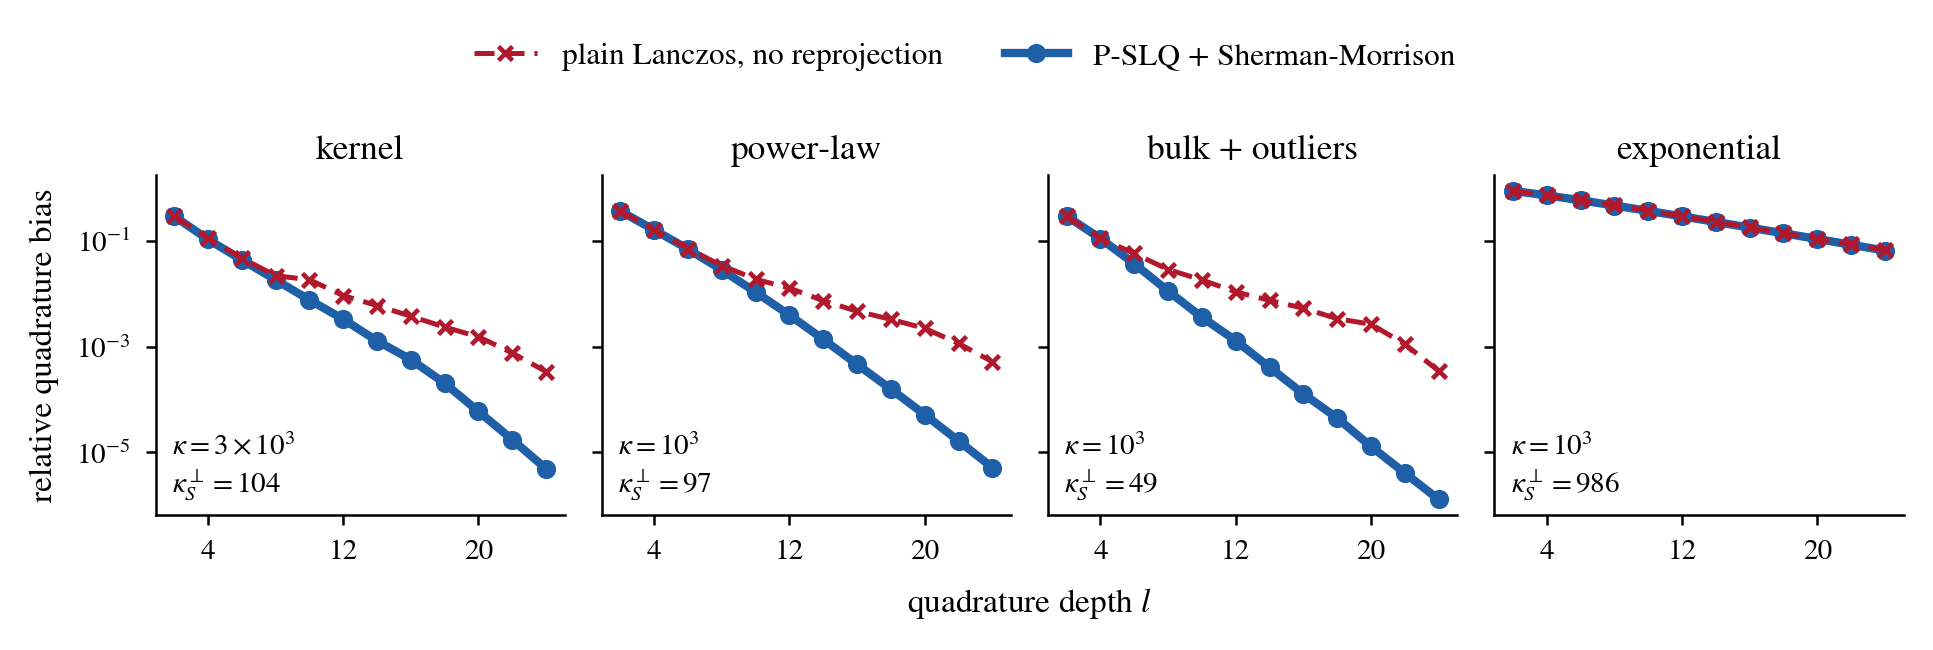

Write the Python code that produced this figure.
#!/usr/bin/env python3
r"""Figure 2, redone with matched targets (reviewer item 2).

The original figure compared naive SLQ against tr(T_perp^{-1}).  That was the
wrong reference.  For a projected probe u = P_perp xi, plain Lanczos on A
approximates u^T A^{-1} u, and

    E[u^T A^{-1} u] = tr(P_perp A^{-1} P_perp) = tr(S_perp^{-1})

by Lemma 7(ii).  So naive SLQ is an estimator of the COUPLING-CORRECTED trace,
not a corrupted estimator of tr(T_perp^{-1}).  The gap in the old figure was
tr(S_perp^{-1}) - tr(T_perp^{-1}) >= 0, not drift.

Here both methods estimate the same quantity, tr(S_perp^{-1}):
    naive SLQ           : Lanczos on A from u, no reprojection
    P-SLQ + SM          : reprojected Lanczos -> tr(T_perp^{-1}), then the
                          Sherman-Morrison correction from one boundary probe

QUADRATURE bias is isolated from Monte Carlo noise by comparing each probe's
quadrature value with the exact quadratic form of the SAME probe.  The same
probes are used for both methods.

Also checked: Theta_gamma (boundary tridiagonal with gamma removed from its
(1,1) entry) equals the Lanczos matrix of S_perp started at e_1 -- the
reviewer's observation that makes the separate CG solve unnecessary.
"""
import numpy as np
from pslq_core import (test_matrix, lanczos, lanczos_tridiag, quad,
                       exact_pieces)

D, M, N, LMAX = 1000, 20, 300, 24
LS = list(range(2, LMAX + 1, 2))
KINDS = ["power-law", "exponential", "bulk+outliers", "kernel"]


def run(kind, seed=0):
    rng = np.random.default_rng(seed)
    A = test_matrix(kind, D, rng)
    Ainv = np.linalg.inv(A)
    Q, T, bm, qn = lanczos(A, rng.standard_normal(D), M)
    ex = exact_pieces(A, Q, T, bm, qn)
    P = lambda z: z - Q @ (Q.T @ z)
    Aperp_pinv = ex["Qp"] @ ex["Tpi"] @ ex["Qp"].T
    trS, trT = ex["trS"], np.trace(ex["Tpi"])

    # Theta_gamma == Lanczos matrix of S_perp from e1 ?
    th, _, _ = lanczos_tridiag(A, qn, 12, P=P)
    thg = th.copy(); thg[0, 0] -= ex["gamma"]
    e1 = np.zeros(D - M); e1[0] = 1.0
    ts, _, _ = lanczos_tridiag(ex["S"], e1, 12)
    theta_check = np.abs(thg - ts).max() / np.abs(ts).max()

    # boundary probe at full depth, sliced per l
    thL, _, _ = lanczos_tridiag(A, qn, LMAX, P=P)
    g = ex["gamma"]
    sm_exact = g * (ex["Tpi"] @ ex["Tpi"])[0, 0] / (1 - g * ex["Tpi"][0, 0])

    nv_est = np.zeros((N, len(LS))); ps_est = np.zeros((N, len(LS)))
    nv_ref = np.zeros(N); ps_ref = np.zeros(N)
    for i in range(N):
        u = P(rng.standard_normal(D))
        tn, w2, _ = lanczos_tridiag(A, u, LMAX)          # naive
        tp, w2p, _ = lanczos_tridiag(A, u, LMAX, P=P)    # reprojected
        nv_ref[i] = u @ Ainv @ u
        ps_ref[i] = u @ Aperp_pinv @ u
        for k, l in enumerate(LS):
            nv_est[i, k] = quad(tn, w2, 1, l)
            ps_est[i, k] = quad(tp, w2p, 1, l)

    out = dict(kind=kind, trS=trS, trT=trT, theta_check=theta_check,
               kappa=np.linalg.cond(A),
               kappa_perp=np.linalg.cond(ex["Tp"]),
               kappaS_perp=np.linalg.cond(ex["S"]))
    nb, pb, nt, pt = [], [], [], []
    for k, l in enumerate(LS):
        a1, a2 = quad(thL, 1.0, 1, l), quad(thL, 1.0, 2, l)
        sm_hat = g * a2 / (1 - g * a1)
        nb.append((nv_est[:, k] - nv_ref).mean() / trS)
        pb.append(((ps_est[:, k] - ps_ref).mean() + sm_hat - sm_exact) / trS)
        nt.append(abs(nv_est[:, k].mean() - trS) / trS)
        pt.append(abs(ps_est[:, k].mean() + sm_hat - trS) / trS)
    out.update(naive_bias=np.array(nb), pslq_bias=np.array(pb),
               naive_total=np.array(nt), pslq_total=np.array(pt))
    return out


if __name__ == "__main__":
    import matplotlib
    matplotlib.use("Agg")
    import matplotlib.pyplot as plt
    plt.rcParams.update({
        "font.family": "serif", "font.serif": ["STIXGeneral", "DejaVu Serif"],
        "mathtext.fontset": "stix", "font.size": 8, "axes.labelsize": 8,
        "axes.titlesize": 8.5, "legend.fontsize": 7.5, "xtick.labelsize": 7,
        "ytick.labelsize": 7, "axes.linewidth": 0.6, "lines.linewidth": 1.2,
        "xtick.major.width": 0.6, "ytick.major.width": 0.6,
        "xtick.major.size": 2.5, "ytick.major.size": 2.5,
        "axes.spines.top": False, "axes.spines.right": False})

    res = [run(k) for k in KINDS]
    order = ["kernel", "power-law", "bulk+outliers", "exponential"]   # as Fig. calibration
    res = sorted(res, key=lambda r: order.index(r["kind"]))
    titles = {"kernel": "kernel", "power-law": "power-law",
              "bulk+outliers": "bulk + outliers", "exponential": "exponential"}
    fig, axes = plt.subplots(1, 4, figsize=(6.5, 1.95), sharey=True)
    for ax, r in zip(axes, res):
        # P-SLQ underneath, slightly thicker; the plain run on top, so that where
        # the two coincide (exponential spectrum) both remain visible.
        ax.semilogy(LS, np.abs(r["pslq_bias"]), color="#1f5fa8", marker="o",
                    ms=3.6, lw=2.0, zorder=2)
        ax.semilogy(LS, np.abs(r["naive_bias"]), color="#b2182b", ls=(0, (4, 2)),
                    marker="x", ms=3.2, mew=1.1, lw=1.2, zorder=3)
        ax.set_title(titles[r["kind"]], pad=4)
        mant, ex = f"{r['kappa']:.0e}".split("e")
        kap = (rf"$\kappa=10^{{{int(ex)}}}$" if mant == "1"
               else rf"$\kappa={mant}\times10^{{{int(ex)}}}$")
        ax.text(0.04, 0.04, kap + "\n" + rf"$\kappa^\perp_S={r['kappaS_perp']:.0f}$",
                transform=ax.transAxes, ha="left", va="bottom", fontsize=7)
        ax.set_xticks([4, 12, 20])
    axes[0].set_ylabel("relative quadrature bias")
    h = [plt.Line2D([], [], color="#b2182b", ls=(0, (4, 2)), marker="x", ms=3.2,
                    mew=1.1, lw=1.2),
         plt.Line2D([], [], color="#1f5fa8", marker="o", ms=3.6, lw=2.0)]
    fig.legend(h, ["plain Lanczos, no reprojection", "P-SLQ + Sherman-Morrison"],
               loc="upper center", ncol=2, frameon=False, bbox_to_anchor=(0.5, 1.08))
    fig.tight_layout(rect=(0, 0.07, 1, 0.94), w_pad=0.8)
    pos = [a_.get_position() for a_ in axes]
    fig.text((pos[0].x0 + pos[-1].x1) / 2, pos[0].y0 - 0.12,
             "quadrature depth $l$", ha="center", va="top", fontsize=8)
    fig.savefig("exp_reprojection_matched.pdf", bbox_inches="tight")
    fig.savefig("exp_reprojection_matched.png", dpi=300, bbox_inches="tight")

    print(f"d={D}, m={M}, N={N} probes (same probes for both methods)")
    for r in res:
        print(f"{r['kind']:14s} kappa={r['kappa']:.2e} kappa_S_perp={r['kappaS_perp']:.2e}"
              f"  bias at l={LS[-1]}: plain {r['naive_bias'][-1]:.2e}"
              f"  P-SLQ {r['pslq_bias'][-1]:.2e}")
